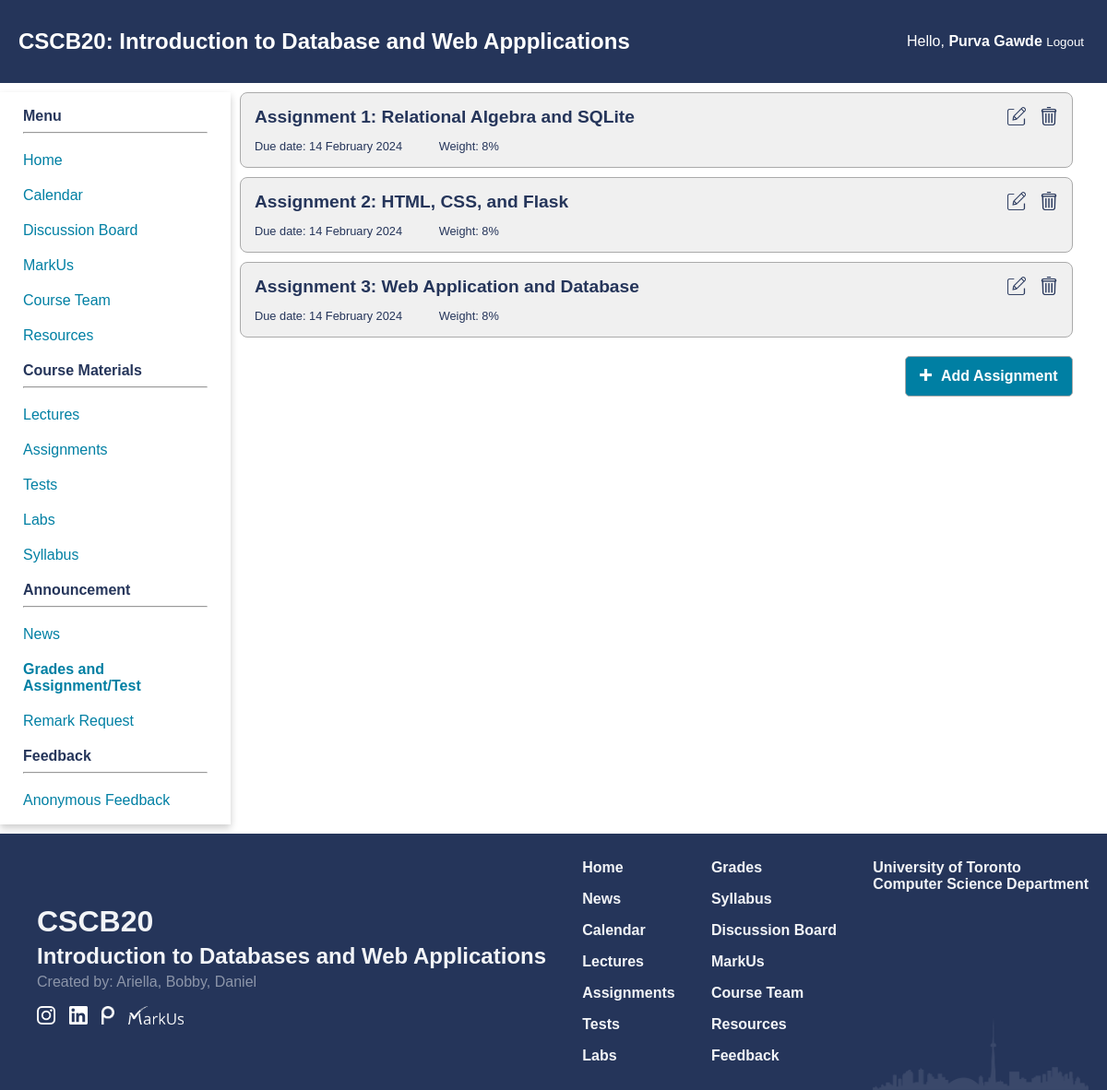
Page /grades (signed in) on the committed database.
### app.py (models this page shows)
class Test(db.Model):
    id = db.Column(db.Integer, primary_key = True, nullable = True)
    name = db.Column(db.String(250), nullable = False)
    desc = db.Column(db.Text)
    weight = db.Column(db.Integer, nullable = False)
    type = db.Column(db.String(50), nullable = False)
    due_date = db.Column(db.Date)
    grades = db.relationship("Grades", backref = 'test', lazy = True)

### app.py (the view, shortened to what this page needs)
@app.route('/grades')
def view():
    lst_tests = Test.query.all()
    lst_grades = None
    if(isInstructor(session)):
        students = Student.query.order_by(Student.name.asc()).all()
        return render_template("modify_assignment.html", lst_tests = lst_tests, grades = True, lst_grades = lst_grades)

### app.py (called while the page is built)
def isInstructor(identity):
    if "auth" in identity and identity["auth"] == 'Instructor':
        return True
    return False

### templates/modify_assignment.html (shortened to what this page needs)
{% extends 'home_template.html' %}
{% block extra_css %}
<link href="{{ url_for('static', filename='css/modify_grades.css') }}" rel="stylesheet" type="text/css">
{% endblock %}
{% block content %}
<main class="modify-grades-content">
    {% for test in lst_tests %}
    <div class="assignment-item">
        <div class="assignment assignment-title"><a href="/grades/{{ test.id }}">{{test.name}}</a></div>
        <div class="header-section">
            <span class="assignment due-date">Due date: 14 February 2024</span>
            <span class="assignment assignment-weight">Weight: 8%</span>
        </div>
        <div class="action-buttons">
            <a href="/grades/{{ test.id }}/edit"><img class="edit-button" src="{{url_for('static', filename='images/edit.png')}}"></a>
            <a class = "del-a" href="/grades/{{ test.id }}/delete"><img class="del-button" src="{{url_for('static', filename='images/trash.png')}}"></a>
        </div>
    </div>
    {% endfor %}
    <div class="add-button-container"><a href="/grades/add"><button class="add-button"><img src="{{url_for('static', filename='images/plus-white.png')}}" height="13px;" alt="add">Add Assignment</button></a></div>
</main>
{% endblock %}

### static/css/navbar.css (style rules this page uses)
:root { --primary_color: #25355A; --secondary_color: #007FA3; --phone_size: 600px; }
body { margin: 0; padding: 0; font-family: Arial, sans-serif; }
main { grid-area: content; padding: 20px; padding: 0px 10px 0px 10px; width: 95%; }

### static/css/index.css (style rules this page uses)
:root { --primary_color: #25355A; --secondary_color: #007FA3; }
body { background-color: #FFFFFF; color: var(--primary_color); font-family: Geneva, Arial, Helvetica, sans-serif; }

### static/css/modify_grades.css (style rules this page uses)
.modify-grades-content { position: relative; }
.assignment-item { padding: 15px; background-color: #f0f0f0; position: relative; height: 50px; border-radius: 8px; border: solid; border-width: thin; border-color: #aaaaaa; margin-bottom: 10px; border-radius: 8px; }
.assignment-title { position: absolute; font-weight: 600; font-size: 1.2em; left: 15px; top: 15px; }
.assignment-title a { text-decoration: none; color: rgb(37, 53, 90); }
.header-section { font-size: 0.8em; position: absolute; }
.header-section { left: 15px; bottom: 15px; width: 80%; }
.header-section .due-date { margin-left: 0; margin-right: 5%; }
.action-buttons img { height: 20px; margin-left: 10px; }
.action-buttons { position: absolute; right: 15px; top: 15px; }
.add-button { color: #ffffff; background-color: #007FA3; border-radius: 5px; padding: 12px 15px; font-size: 1em; font-weight: bold; border: solid; border-color: #aaaaaa; border-width: thin; }
.add-button-container { width: 100%; text-align: right; position: sticky; bottom: 5px; z-index: 0; padding-top: 10px; padding-bottom: 10px; }
.add-button-container img { margin-right: 10px; }

### rows in the picture
Test: name "Assignment 1: Relational Algebra and SQLite"
Test: name "Assignment 2: HTML, CSS, and Flask"
Test: name "Assignment 3: Web Application and Database"

### other values in the picture
{{ session["name"] }} "Purva Gawde"
